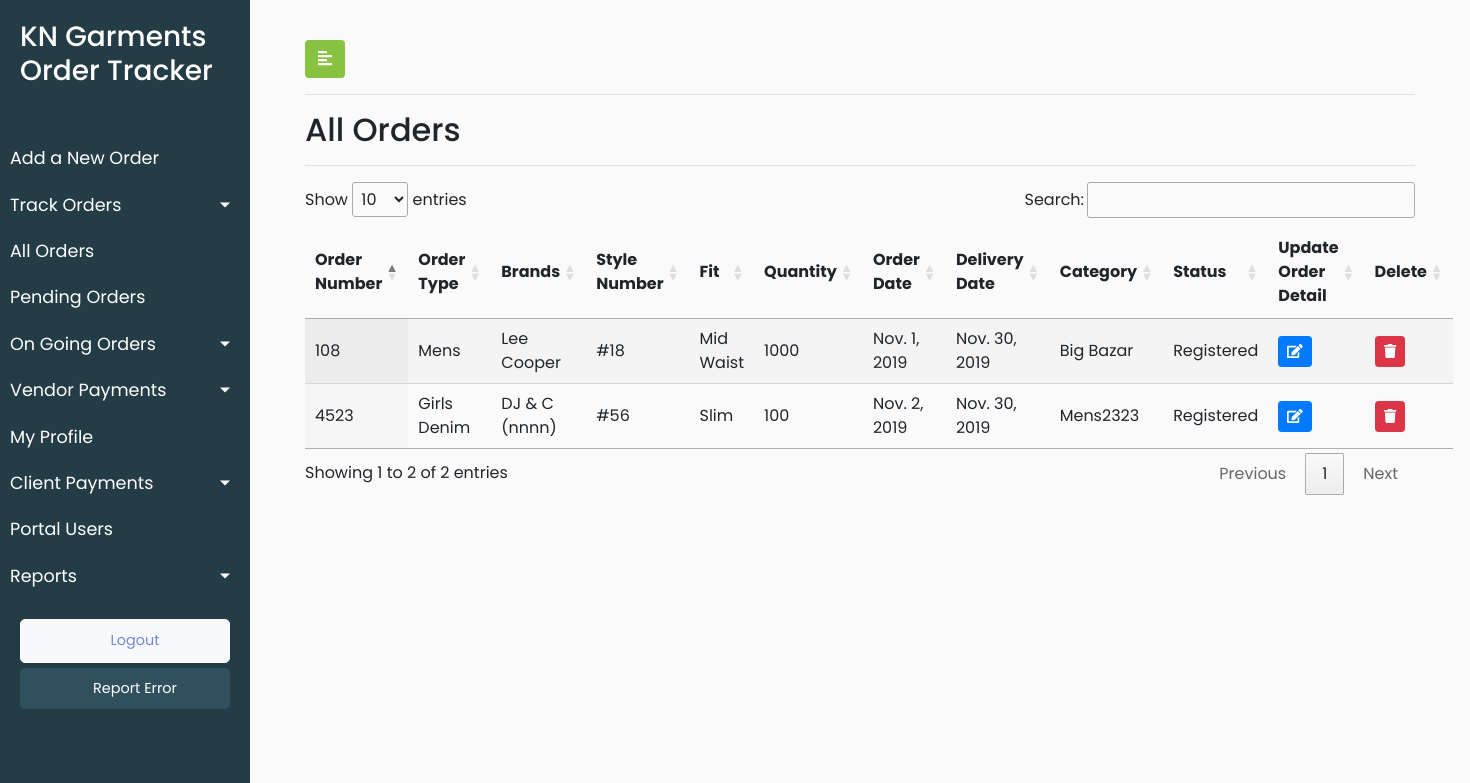
The page /all_orders/ (signed in) on the database as committed earlier.
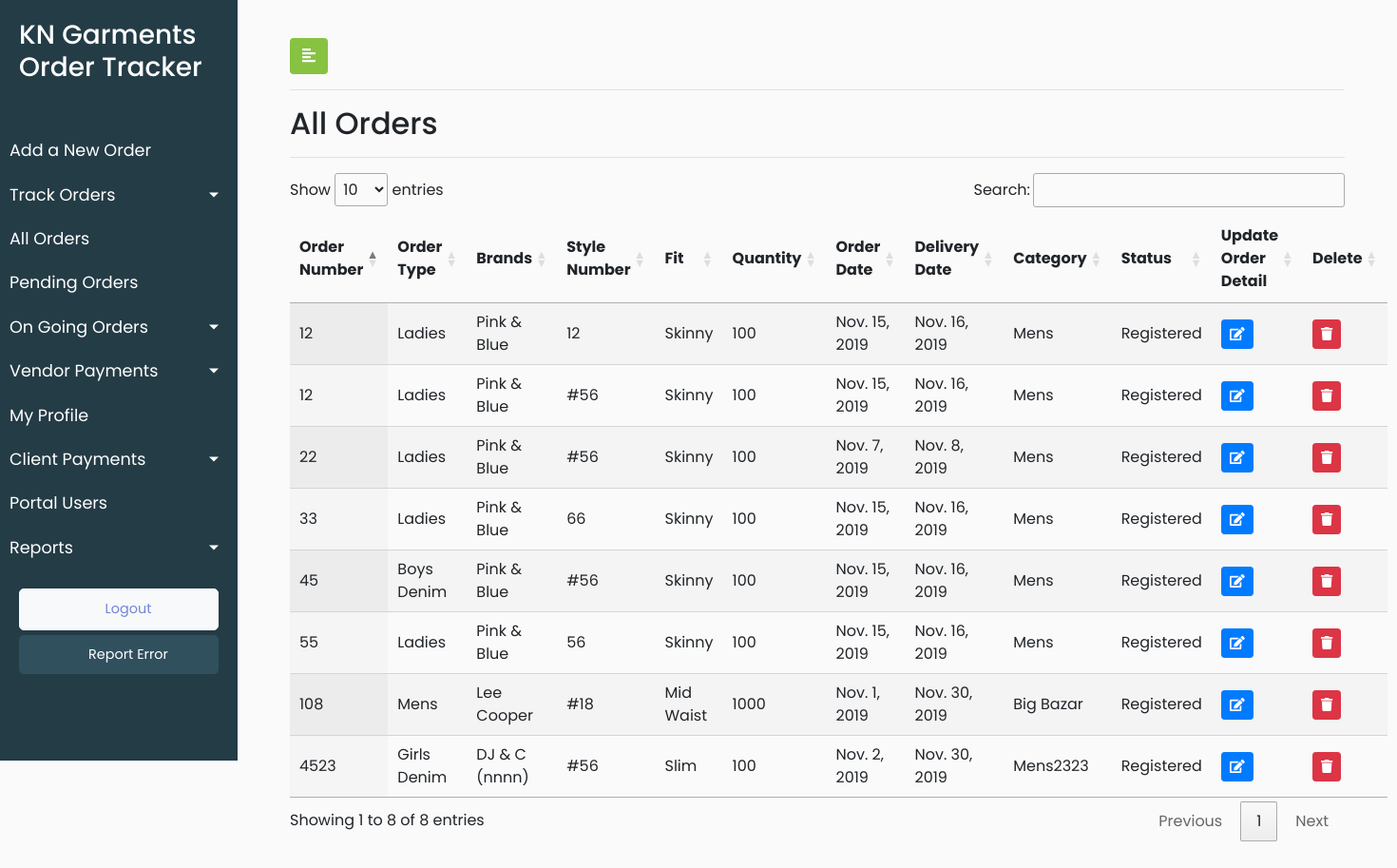
The same page on the database as committed later.
### KNGarment_Order_TrackPro_App/models.py (models this page shows, shortened)
class Orders(models.Model):
    order_order_number = models.CharField(max_length=920)
    order_order_type = models.CharField(max_length=920)
    order_order_brands = models.CharField(max_length=920)
    order_order_style_number = models.CharField(max_length=920)
    order_order_fit = models.CharField(max_length=920)
    order_order_quantity = models.IntegerField()
    order_order_date = models.DateField(default=timezone.now)
    order_delivery_date = models.DateField(default=timezone.now)
    order_order_category = models.CharField(max_length=920)
    order_fit_sample_status = models.CharField(max_length=920)
    order_fit_sample_submitted_date = models.DateField(default=timezone.now)
    order_pps_sample_status = models.CharField(max_length=920)
    order_pps_sample_submitted_date = models.DateField(default=timezone.now)
    order_order_remark = models.CharField(max_length=920,blank=True)
    order_order_date_of_entry = models.DateTimeField(default=timezone.now)
    order_client_id = models.ForeignKey(Client, on_delete = models.CASCADE,default=1)
    class Meta:
        verbose_name_plural = "Orders List"
        verbose_name = "Order"

### KNGarment_Order_TrackPro_App/views.py (the view)
# urls.py: path('all_orders/', views.all_orders, name = 'all_orders'),
@login_required(login_url='/user_login')
def all_orders(request):
    user_role = request.user.user_role
    all_orders = Orders.objects.all()
    order_status_map_dict = {}
    for order in all_orders:
        length = 0
        status = ""
        process_in_one_order = []
        values1 = Fabric_Order.objects.filter(process_order_id=order.pk)
        values2 = Stiching.objects.filter(process_order_id=order.pk)
        values3 = Washing.objects.filter(process_order_id=order.pk)
        values4 = Finishing.objects.filter(process_order_id=order.pk)
        if values1.exists():
            process_in_one_order.append(1)
        if values2.exists():
            process_in_one_order.append(2)
        if values3.exists():
            process_in_one_order.append(3)
        if values4.exists():
            process_in_one_order.append(4)
        length = len(process_in_one_order)
        if length > 0 and length < 4:
            status = "Current"
        if length == 4:
            status = "Delivered"
        if length == 0:
            status = "Registered"
        order_status_map_dict[order]=status
    data = {'orders':all_orders,'user_role':user_role,'status':status,'order_status_map_dict':order_status_map_dict}
    return render(request,'KNGarment_Order_TrackPro_App/All_Orders.html',data)

### KNGarment_Order_TrackPro_App/templates/KNGarment_Order_TrackPro_App/All_Orders.html (shortened to what this page needs)
{% extends 'KNGarment_Order_TrackPro_App/base.html' %}
{% load static %}
{% block stylesheets %}
<link rel="stylesheet" href="//cdn.datatables.net/1.10.19/css/jquery.dataTables.min.css">
{% endblock stylesheets %}
{% block content %}
        <div id="content">
            <div class="container-fluid">
                <button type="button" id="sidebarCollapse" class="btn" style="background-color: #87c241;color: white">
                    <i class="fas fa-align-left"></i>
                </button>
                <hr>
                <h2>All Orders</h2>
                <hr>
                <div>
                    <table id="test_table" class="display" style="width:100%">
                        <thead>
                            <tr>
                               <th>Order Number</th>
                                <th>Order Type</th>
                                <th>Brands</th>
                                <th>Style Number</th>
                                <th>Fit</th>
                                <th>Quantity</th>
                                <th>Order Date</th>
                                <th>Delivery Date</th>
                                <th>Category</th>
                                <th>Status</th>
                                <th>Update Order Detail</th>
                                         {% if user_role == 1 %}
                        <th class="text-center" scope="col">Delete</th>
                        {% endif %}
                            </tr>
                        </thead>
                       <tbody>
                       {% for key,value in order_status_map_dict.items %}
                    <tr>
                        <td>{{key.order_order_number}}</td>
                        <td>{{key.order_order_type}}</td>
                        <td>{{key.order_order_brands}}</td>
                        <td>{{key.order_order_style_number}}</td>
                        <td>{{key.order_order_fit}}</td>
                        <td>{{key.order_order_quantity}}</td>
                        <td>{{key.order_order_date}}</td>
                        <td>{{key.order_delivery_date}}</td>
                        <td>{{key.order_order_category}}</td>
                        <td>{{value}}</td>
                        <td>
                            <button type="button" class="update-order btn btn-sm btn-primary" data-id="{% url 'KNGarment_Order_TrackPro_App:all_order_update' pk=key.pk  %}">
                                <span class="fa fa-edit"></span>
                            </button>
                        </td>
                         {% if user_role == 1 %}
                        <td>
                            <button type="button" class="delete-order btn btn-sm btn-danger" data-id="{% url 'KNGarment_Order_TrackPro_App:all_order_delete' pk=key.pk  %}">
                                <span class="fa fa-trash"></span>
                            </button>
                        </td>
                        {% endif %}
                    </tr>
                    {% endfor %}
                </tbody>
                    </table>
                </div>
            </div>
        </div>
{% endblock content %}

### KNGarment_Order_TrackPro_App/templates/KNGarment_Order_TrackPro_App/base.html (shortened to what this page needs)
<!DOCTYPE html>
<html>
{% load static %}
<head>
    <link rel="stylesheet" href="https://stackpath.bootstrapcdn.com/bootstrap/4.1.0/css/bootstrap.min.css">
    <link rel="stylesheet" href="{% static 'KNGarment_Order_TrackPro_App/style.css' %}">
    <link rel="stylesheet" href="https://cdnjs.cloudflare.com/ajax/libs/malihu-custom-scrollbar-plugin/3.1.5/jquery.mCustomScrollbar.min.css">
	{% block stylesheets %}
	{% endblock stylesheets %}
</head>
<body>
    <div class="wrapper">
        <nav id="sidebar">
            <div class="sidebar-header">
                <h3>KN Garments Order Tracker</h3>
            </div>
            <ul class="list-unstyled components">
             {% if user_role == 1 %}
                <li>
                    <a href="{% url 'KNGarment_Order_TrackPro_App:add_new_order_form' %}">Add a New Order</a>
                </li>
            {% endif %}
            {% if user_role == 1 %}
                 <li class="active">
                    <a href="#homeSubmenu" data-toggle="collapse" aria-expanded="false" class="dropdown-toggle">Track Orders</a>
                </li>
                {% endif %}
                {% if user_role == 1 %}
                <li>
                    <a href="{% url 'KNGarment_Order_TrackPro_App:all_orders' %}">All Orders</a>
                </li>
                {% endif %}
                <li>
                    <a href="{% url 'KNGarment_Order_TrackPro_App:update_order_detail' %}">Pending Orders</a>
                </li>
                <li class="active">
                    <a href="#ongoingSubmenu" data-toggle="collapse" aria-expanded="false" class="dropdown-toggle">On Going Orders</a>
                </li>
                <li class="active">
                    <a href="#paymentSubmenuforvendor" data-toggle="collapse" aria-expanded="false" class="dropdown-toggle">Vendor Payments</a>
                </li>
                <li>
                    <a href="">My Profile</a>
                </li>
                {% if user_role == 1 %}
                <li class="active">
                    <a href="#paymentSubmenu" data-toggle="collapse" aria-expanded="false" class="dropdown-toggle">Client Payments</a>
                </li>
                {% endif %}
                {% if user_role == 1 %}
                <li>
                    <a href="{% url 'KNGarment_Order_TrackPro_App:userlist' %}">Portal Users</a>
                </li>
                {% endif %}
                {% if user_role == 1 %}
                <li class="active">
                    <a href="#homeSubmenu2" data-toggle="collapse" aria-expanded="false" class="dropdown-toggle">Reports</a>
                </li>
                {% endif %}
                <ul class="list-unstyled CTAs">
                    <li>
                        <a href="{% url 'KNGarment_Order_TrackPro_App:logout' %}" class="btn btn-light">
                            <font color="#7386D5">Logout</font>
                        </a>
                    </li>
                    <li>
                        <a href="{% url 'KNGarment_Order_TrackPro_App:report_error' %}" class="article">Report Error</a>
                    </li>
                </ul>
            </ul>
        </nav>
            {% block content %}
            {% endblock %}
    </div>
</body>
</html>

### KNGarment_Order_TrackPro_App/static/KNGarment_Order_TrackPro_App/style.css (style rules this page uses)
body { font-family: 'Poppins', sans-serif; background: #fafafa; }
a, a:hover, a:focus { color: inherit; text-decoration: none; transition: all 0.3s; }
.wrapper { display: flex; width: 100%; }
#sidebar { width: 250px; position: fixed; top: 0; left: 0; height: 100vh; z-index: 999; background: #243c46; color: #fff; transition: all 0.3s; }
#sidebar .sidebar-header { padding: 20px; background: #243c46; }
#sidebar ul.components { padding: 20px 0; border-bottom: 1px solid #243c46; }
#sidebar ul li a { padding: 10px; font-size: 1.1em; display: block; }
#sidebar ul li.active>a, a[aria-expanded="true"] { color: #fff; background: #243c46; }
a[data-toggle="collapse"] { position: relative; }
.dropdown-toggle::after { display: block; position: absolute; top: 50%; right: 20px; transform: translateY(-50%); }
ul ul a { font-size: 0.9em !important; padding-left: 30px !important; background: #30505E; }
ul.CTAs { padding: 20px; }
ul.CTAs a { text-align: center; font-size: 0.9em !important; display: block; border-radius: 5px; margin-bottom: 5px; }
a.article, a.article:hover { background: #30505E !important; color: #fff !important; }
#content { width: calc(100% - 250px); padding: 40px; min-height: 100vh; transition: all 0.3s; position: absolute; top: 0; right: 0; }

Rows that differ between the two databases and show on the page:
added Orders: order_order_number "22", order_order_type "Ladies", order_order_brands "Pink & Blue", order_order_style_number "#56", order_order_fit "Skinny", order_order_quantity "100", order_order_date "Nov. 7, 2019", order_delivery_date "Nov. 8, 2019", order_order_category "Mens", value "Registered"
added Orders: order_order_number "12", order_order_type "Ladies", order_order_brands "Pink & Blue", order_order_style_number "12", order_order_fit "Skinny", order_order_quantity "100", order_order_date "Nov. 15, 2019", order_delivery_date "Nov. 16, 2019", order_order_category "Mens", value "Registered"
added Orders: order_order_number "12", order_order_type "Ladies", order_order_brands "Pink & Blue", order_order_style_number "#56", order_order_fit "Skinny", order_order_quantity "100", order_order_date "Nov. 15, 2019", order_delivery_date "Nov. 16, 2019", order_order_category "Mens", value "Registered"
added Orders: order_order_number "55", order_order_type "Ladies", order_order_brands "Pink & Blue", order_order_style_number "56", order_order_fit "Skinny", order_order_quantity "100", order_order_date "Nov. 15, 2019", order_delivery_date "Nov. 16, 2019", order_order_category "Mens", value "Registered"
added Orders: order_order_number "33", order_order_type "Ladies", order_order_brands "Pink & Blue", order_order_style_number "66", order_order_fit "Skinny", order_order_quantity "100", order_order_date "Nov. 15, 2019", order_delivery_date "Nov. 16, 2019", order_order_category "Mens", value "Registered"
added Orders: order_order_number "45", order_order_type "Boys Denim", order_order_brands "Pink & Blue", order_order_style_number "#56", order_order_fit "Skinny", order_order_quantity "100", order_order_date "Nov. 15, 2019", order_delivery_date "Nov. 16, 2019", order_order_category "Mens", value "Registered"
Other text that changed with them:
text written by a page script: "Show entries Search: Showing 1 to 2 of 2 entries Previous 1 Next" → "Show entries Search: Showing 1 to 8 of 8 entries Previous 1 Next"
